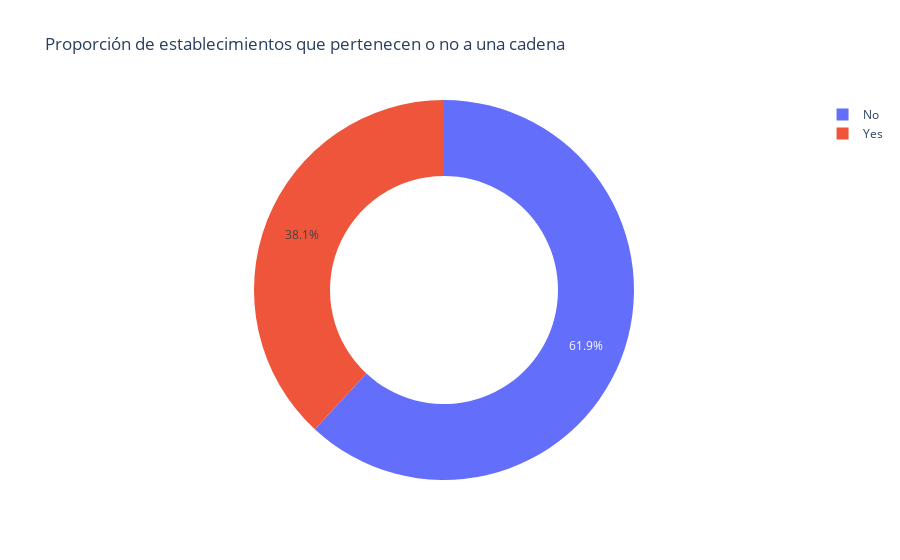

Notebook code for this chart:
### Code cell
display(chain_proportion)

fig = px.pie(chain_proportion, values='percentage', names={'false':'No','true':'Yes'}, 
             title='Proporción de establecimientos que pertenecen o no a una cadena',
             hole=0.6)     


fig.show()

### Figure 1 — Plotly figure (JSON) as saved in the notebook; plotly's stock layout.template omitted (floating-point values rounded to 4 significant figures)
{"data": [{"domain": {"x": [0, 1], "y": [0, 1]}, "hole": 0.6, "hovertemplate": "label=%{label}<br>percentage=%{value}<extra></extra>", "labels": ["No", "Yes"], "legendgroup": "", "name": "", "showlegend": true, "type": "pie", "values": [61.9, 38.1]}], "layout": {"legend": {"tracegroupgap": 0}, "title": {"text": "Proporción de establecimientos que pertenecen o no a una cadena"}}}
